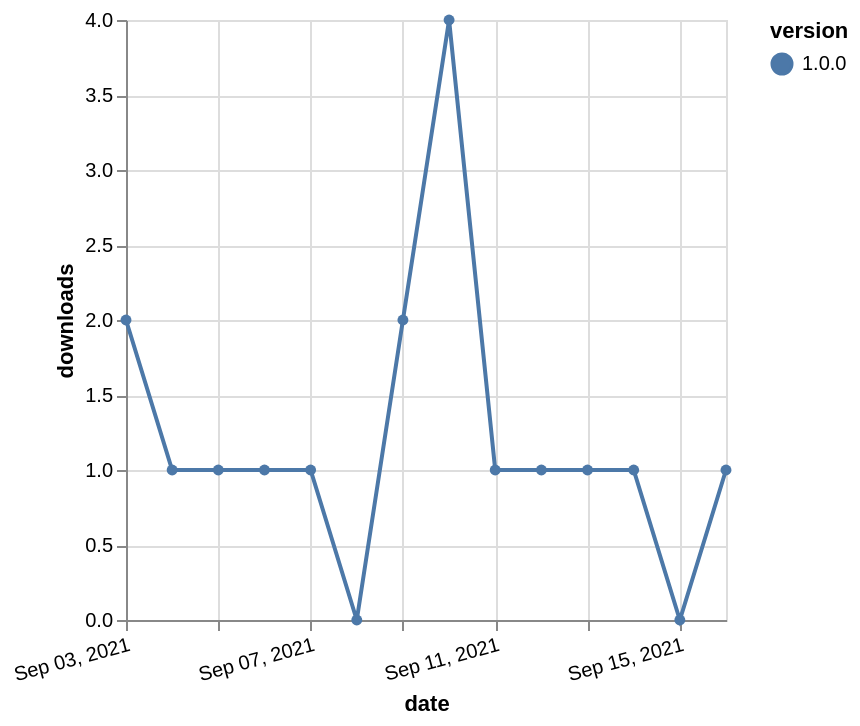

Vega-Lite specification stored for this chart:
### Vega-Lite specification from a JSON file in a GitHub repository (floating-point values rounded to 4 significant figures)
{"$schema": "https://vega.github.io/schema/vega-lite/v5.json", "description": "A simple bar chart with embedded data.", "data": {"values": [{"date": "2021-09-03", "total": 124, "delta": 2, "version": "1.0.0"}, {"date": "2021-09-04", "total": 125, "delta": 1, "version": "1.0.0"}, {"date": "2021-09-05", "total": 126, "delta": 1, "version": "1.0.0"}, {"date": "2021-09-06", "total": 127, "delta": 1, "version": "1.0.0"}, {"date": "2021-09-07", "total": 128, "delta": 1, "version": "1.0.0"}, {"date": "2021-09-08", "total": 128, "delta": 0, "version": "1.0.0"}, {"date": "2021-09-09", "total": 130, "delta": 2, "version": "1.0.0"}, {"date": "2021-09-10", "total": 134, "delta": 4, "version": "1.0.0"}, {"date": "2021-09-11", "total": 135, "delta": 1, "version": "1.0.0"}, {"date": "2021-09-12", "total": 136, "delta": 1, "version": "1.0.0"}, {"date": "2021-09-13", "total": 137, "delta": 1, "version": "1.0.0"}, {"date": "2021-09-14", "total": 138, "delta": 1, "version": "1.0.0"}, {"date": "2021-09-15", "total": 138, "delta": 0, "version": "1.0.0"}, {"date": "2021-09-16", "total": 139, "delta": 1, "version": "1.0.0"}]}, "width": "container", "mark": {"type": "line", "point": {"filled": true}}, "encoding": {"x": {"field": "date", "type": "temporal", "timeUnit": "yearmonthdate", "title": "date", "axis": {"labelAngle": -15}}, "y": {"field": "delta", "type": "quantitative", "title": "downloads"}, "color": {"field": "version", "type": "nominal"}, "tooltip": {"field": "delta"}}}
